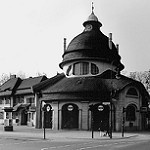
#> input picture images/dataset/seg/buildings/11203.jpg, 150 x 150 px; its folder holds only this picture in this run
$ python eda.py
#> lines starting #> are read from the running program, lines starting #| are printed output that depends on the picture
### images/processor.py
from pathlib import Path
import pandas as pd
import numpy as np
import cv2 as cv
from sklearn.preprocessing import LabelEncoder, StandardScaler
from sklearn.model_selection import train_test_split


def load_df():
    data_dir = Path(__file__).parent / "dataset/seg"
    row = []
    for class_d in sorted(data_dir.iterdir()) :
        if class_d.is_dir():
            for img_p in class_d.glob("*") :
                row.append({"path":str(img_p),"label":class_d.name})
    df = pd.DataFrame(row)
    return df

# [38 lines left out: function load_data, not called in this run]


# [2 lines that do not run on import are left out]


### images/eda.py
from pathlib import Path
import pandas as pd
import numpy as np
import matplotlib.pyplot as plt
import cv2 as cv
from processor import load_df


df = load_df ()

print ("num of img is ", len(df))
print (df["label"].unique())
print (df["label"].value_counts())

df["label"].value_counts().plot(kind="pie" , autopct="%1.1f%%")
plt.show()
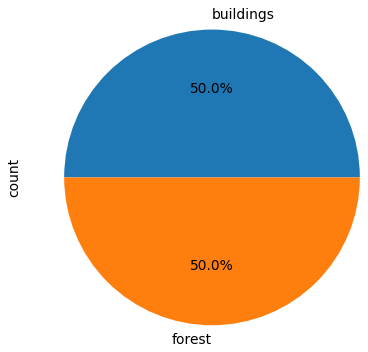
#> figure drawn by matplotlib, 1 panel

sizes = []

for path in df["path"] :
    img = cv.imread(path)
#> img is the input picture: shape (150, 150, 3); min 0, max 255, mean 135.8
    sizes.append(img.shape)

df_sizes = pd.DataFrame(sizes , columns=["height", "width", "channel"])
#> df_sizes = table of 2 rows and 3 columns
print (df_sizes.value_counts().head(5))
#| height  width  channel
#| 150     150    3          2
#| Name: count, dtype: int64
print (df_sizes.describe())
#|        height  width  channel
#| count     2.0    2.0      2.0
#| mean    150.0  150.0      3.0
#| std       0.0    0.0      0.0
#| min     150.0  150.0      3.0
#| 25%     150.0  150.0      3.0
#| 50%     150.0  150.0      3.0
#| 75%     150.0  150.0      3.0
#| max     150.0  150.0      3.0
